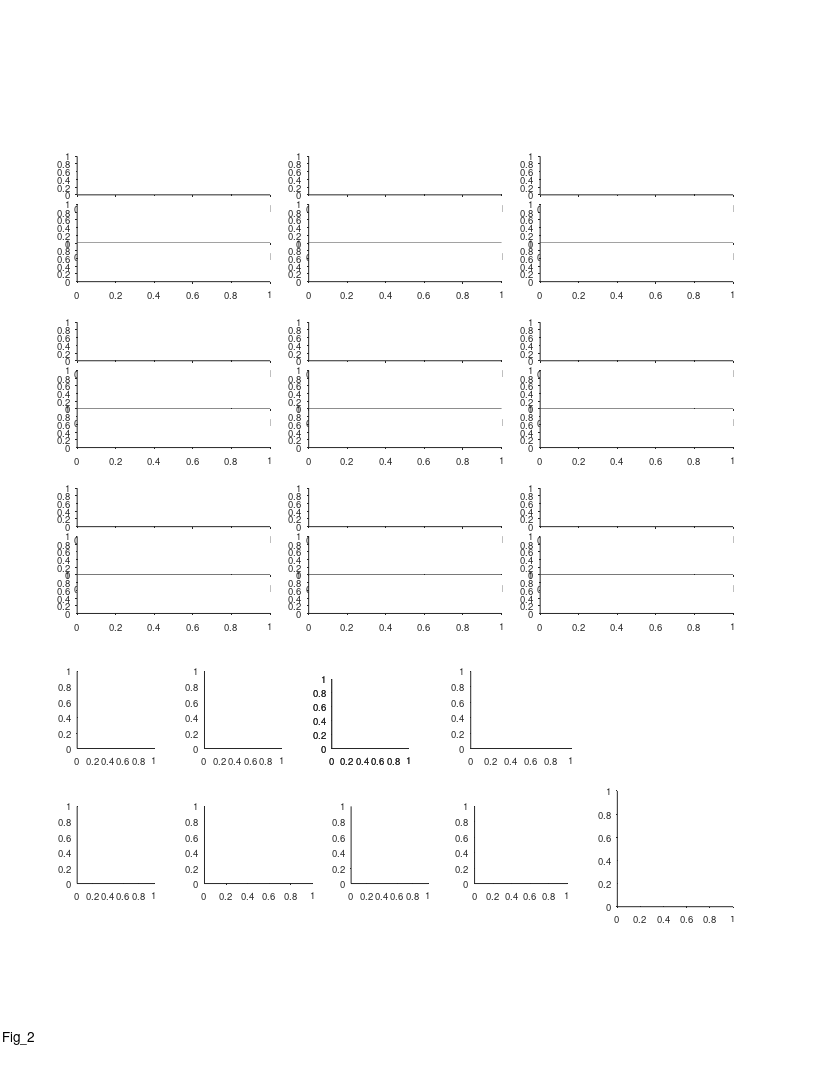

This chart was generated by the following MATLAB code: (Note: this script raises an error after producing the figure.)
%% Large Scale - fig 2 - Multi-scale spatial coding with many fields in individual dorsla-CA1 neurons

%%
clear 
clc

%% define output files
res_dir = 'L:\paper_figures';
mkdir(res_dir)
fig_name_str = 'Fig_2';
fig_caption_str = 'Multi-scale spatial coding with many fields in individual dorsla-CA1 neurons';
log_name_str = [fig_name_str '_log_file' '.txt'];
log_name_str = strrep(log_name_str , ':', '-');
log_name_str = strrep(log_name_str , ' ', '_');
log_name_out = fullfile(res_dir, log_name_str);

%% open log file
diary off
diary(log_name_out)
diary on
disp('Log file');
disp(['created: ', datestr(clock)]);
disp('======================================================');
disp([fig_name_str ':' fig_caption_str]);   
disp('======================================================');
disp('');


%% create figure
% figure_size_cm = [21.0 29.7]; % ~A4
figure_size_cm = [21.6 27.9]; % ~US letter
figure ;
% Some WYSIWYG options:
set(gcf,'DefaultAxesFontSize',7);
set(gcf,'DefaultAxesFontName','helvetica');
set(gcf,'DefaultAxesUnits','centimeters');
set(gcf,'PaperType','usletter')
% set(gcf,'PaperType','<custom>');
set(gcf,'PaperUnits','centimeters','PaperPosition',[0 0 figure_size_cm]);
set(gcf,'PaperOrientation','portrait');
set(gcf,'Units','centimeters','Position',get(gcf,'paperPosition')+[0 0 0 0]); % position on screen...
set(gcf, 'Renderer', 'painters');
set(groot, 'defaultAxesTickDir', 'out');
set(groot,  'defaultAxesTickDirMode', 'manual');
annotation('textbox', [0.5 1 0 0], 'String',fig_name_str, 'HorizontalAlignment','center','Interpreter','none', 'FitBoxToText','on');

pause(0.2); % workaround to solve matlab automatically changing the axes positions...

% create panels
panel_A_size_raster = [5 1];
panel_A_size_FR_map = [5 1];
panel_A_pos = [2 12];
panel_A = [];
for ii=1:3
    for jj=1:3
        offset_x = (ii-1)*6;
        offset_y = (jj-1)*4.3;
        offset = panel_A_pos + [offset_x offset_y];
        panel_A(ii,jj,1) = axes('position', [offset+[0 2.25] panel_A_size_FR_map]);
        panel_A(ii,jj,2) = axes('position', [offset+[0 1   ] panel_A_size_raster]);
        panel_A(ii,jj,3) = axes('position', [offset+[0 0   ] panel_A_size_raster]);
    end
end
% panel_A = permute(panel_A,[2 1 3]);
panel_A = panel_A(:,3:-1:1,:);
panel_A = reshape(panel_A,[9 3]);

panel_BCDE_size = [2 2];
panel_B    = axes('position', [ 2.0  8.5  panel_BCDE_size           ]);
panel_C    = axes('position', [ 5.3  8.5  panel_BCDE_size           ]);
panel_D(1) = axes('position', [ 8.6  8.5  panel_BCDE_size.*[1 0.9]  ]);
panel_D(2) = axes('position', [ 8.6  8.5  panel_BCDE_size.*[1 0.9]  ]);
panel_E =    axes('position', [12.2  8.5  panel_BCDE_size.*[1.3 1]  ]);

panel_FGH_size = [2 2];
panel_F = axes('position', [ 2.0  5 panel_FGH_size]          );
panel_G = axes('position', [ 5.3  5 panel_FGH_size.*[1.4 1] ]);
panel_H = axes('position', [ 9.1  5 panel_FGH_size]          );
panel_I = axes('position', [12.3  5 panel_FGH_size.*[1.2 1] ]);
panel_J = axes('position', [16.0  4.4 3 3]);

%%
prm = PARAMS_GetAll();

if 1
%% FR map + rasters - 9 examples
cell_examples = {
433;  56;  51;
609; 419; 477;
 57; 628; 337;
};
% other options: 57 474 658
for ii_cell = 1:length(cell_examples)
    cell_ID = cell_examples{ii_cell};
    cell = cell_load_data(cell_ID,'details','FR_map','fields','stats','FE');
    c = prm.graphics.colors.flight_directions;
    
    % map+fields
    axes(panel_A(ii_cell, 1));
    cla
    maps=[cell.FR_map.all];
    x = maps(1).bin_centers;
    y = cat(1,maps.PSTH);
    h=plot(x,y);
    [h.Color] = disperse(c);
    box off
    h=gca;
    h.TickDir = 'out';
    h.XTick = [];
    m = round(max(y(:)));
    h.YTick = [0 m];
    h.YLim = [0 m+1];
    h.XLim = [0 200];
    
    % fields
    for ii_dir=1:2
        fields = cell.fields{ii_dir};
        if isfield(fields,'in_low_speed_area')
            fields([fields.in_low_speed_area])=[];
        end
        for ii_field = 1:length(fields)
            dir_offsets = [-0.1 -0.17]+0.015;
            [xaf,yaf] = ds2nfu(fields(ii_field).edges_prc, repelem(dir_offsets(ii_dir)*range(h.YLim),2));
            annotation('line',xaf,yaf,'Linewidth', 2, 'Color', c{ii_dir});
        end
    end
    
    % cell details
    cell_num_str_pos_x   = [0.50 0.50 0.50 0.50 0.50 0.45 0.50 0.50 0.50];
    cell_num_str_pos_y   = [1.05 1.05 1.05 0.85 0.90 0.90 0.90 0.90 0.90];
    cell_stats_str_pos_x = [0.80 0.95 0.80 0.80 0.80 0.80 0.12 0.50 0.85];
    cell_stats_str_pos_y = [1.20 1.05 1.15 0.90 1.10 1.10 1.10 0.90 0.90]+0.05;
    text(cell_num_str_pos_x(ii_cell), cell_num_str_pos_y(ii_cell), "cell "+ ii_cell,...
        'Units','normalized','HorizontalAlignment','center','VerticalAlignment','bottom','FontSize',8);
    switch ii_cell
        case {1,2,3,4,5,6,7,8}
            cell_stats_str = {  sprintf('max=%.1fm', cell.stats.all.field_largest);...
                                sprintf('min=%.1fm', cell.stats.all.field_smallest);...
                                sprintf('ratio=%.1f', cell.stats.all.field_ratio_LS);...
                             };
            text(cell_stats_str_pos_x(ii_cell), cell_stats_str_pos_y(ii_cell)-0*0.23, cell_stats_str{1},...
                'Units','normalized','HorizontalAlignment','center','VerticalAlignment','Top','FontSize',6);
            text(cell_stats_str_pos_x(ii_cell), cell_stats_str_pos_y(ii_cell)-1*0.23, cell_stats_str{2},...
                'Units','normalized','HorizontalAlignment','center','VerticalAlignment','Top','FontSize',6);
            text(cell_stats_str_pos_x(ii_cell), cell_stats_str_pos_y(ii_cell)-2*0.23, cell_stats_str{3},...
                'Units','normalized','HorizontalAlignment','center','VerticalAlignment','Top','FontSize',6);
        case 9
            cell_stats_str = {  sprintf('single field=%.1fm', cell.fields{1}.width_prc) };
            text(cell_stats_str_pos_x(ii_cell), cell_stats_str_pos_y(ii_cell)-0*0.23, cell_stats_str{1},...
                'Units','normalized','HorizontalAlignment','center','VerticalAlignment','Top','FontSize',6);
    end
    
    % rasters
    FEs = [cell.FE];
    for ii_dir=1:2
        axes(panel_A(ii_cell, ii_dir+1));
        cla
        FE = FEs{ii_dir};
        x = [FE.spikes_pos];
        [FE.number2] = disperse(1:length(FE));
        y = arrayfun(@(FE)(FE.number2*ones(1,FE.num_spikes)),FE,'UniformOutput',0);
        y = [y{:}];
        plot(x,y,'.','Color',c{ii_dir},'MarkerSize',0.05);
        box off
        h=gca;
        m = length(FE);
        h.YTick = [1 m];
        h.XLim = [0 200];
        h.YLim = [0 m+1];
        switch ii_dir
            case 1
                h.XTick = [];
                h.YTickLabel = {'',num2str(m)};
            case 2
                h.XTick = 0:50:200;
                h.XRuler.TickLabelGapOffset = -2;
                h.YTickLabel = {'1',num2str(m)};
                h.TickDir = 'out';
        end
        
    end
end

%% add x/y labels for specific panels
for ii = [7 8 9]
    axes(panel_A(ii, 3));
    xlabel('Position (m)', 'Units','normalized','Position',[0.5 -0.35]);
end
for ii = [1 4 7]
    axes(panel_A(ii, 3));
%     ylabel('Time (min)',   'Units','normalized','Position',[-0.1 1]);
    ylabel('Flight no.',   'Units','normalized','Position',[-0.1 1]);
    axes(panel_A(ii, 1));
    ylabel({'Firing rate';'(Hz)'},   'Units','normalized','Position',[-0.07 0.42]);
end
axes(panel_A(1, 1));
text(-0.25,1.6, 'A', 'Units','normalized','FontWeight','bold');

%% add zoom in panel (cell 3)
% choose cell/dir/field to zoom
ii_cell = 3;
ii_dir = 1;
ii_field = 2;
cell_ID = cell_examples{ii_cell};
cell = cell_load_data(cell_ID,'details','FR_map','fields','stats','FE');
c = prm.graphics.colors.flight_directions;
% add zoom ("out") lines
axes(panel_A(ii_cell,1));
x=[];
y=[];
x(1,:) = cell.fields{ii_dir}(ii_field).edges_href;
x(2,:) = cell.fields{ii_dir}(ii_field).edges_href;
% x(3,:) = [15;50];
x(3,:) = cell.fields{ii_dir}(ii_field).edges_href + 10*[-1 1];
y(1,:) =  4*[1;1];
y(2,:) = 7*[1;1];
y(3,:) = 14*[1;1];
[xf, yf] = ds2nfu(x,y);
for jj = 1:2
    for ii = 1:2
        hl = annotation('line');
%         hl.Parent = gca;
        hl.X = xf(ii+[0 1],jj);
        hl.Y = yf(ii+[0 1],jj);
        hl.LineWidth = 0.5;
        hl.Color = 0.5*[1 1 1];
    end
end
% create zoom panel
POSf = ds2nfu([x(end,1)-0.4 y(end,1)-2 diff(x(end,:)) 20]);
panel_A_zoom = axes('Units','normalized', 'position', POSf);
cla
hold on
set(gca,'visible','off');
FE = cell.FE{ii_dir};
x = [FE.spikes_pos];
[FE.number2] = disperse(1:length(FE));
y = arrayfun(@(FE)(FE.number2*ones(1,FE.num_spikes)),FE,'UniformOutput',0);
y = [y{:}];
xlimits = cell.fields{ii_dir}(ii_field).edges_href;
IX = find( x>xlimits(1) & x<xlimits(end) );
x=x(IX);
y=y(IX);
ylimits = [min(y) max(y)]+[-1 3];
plot(x,y,'.','Color',c{ii_dir},'MarkerSize',3);
% plot field size bar
x = cell.fields{ii_dir}(ii_field).edges_prc;
y = ylimits([end end]);
plot(x,y,'-','Color',c{ii_dir},'LineWidth',1);
text(mean(x),mean(y)+1, sprintf('%.1fm',diff(x)), 'HorizontalAlignment','center','VerticalAlignment','bottom','FontSize',6);
box off
h=gca;
h.XLim = xlimits;
h.YLim = ylimits;

%% add zoom in panel (cell 7)
% choose cell/dir/field to zoom
ii_cell = 7;
ii_dir = 2;
ii_field = 4;
cell_ID = cell_examples{ii_cell};
cell = cell_load_data(cell_ID,'details','FR_map','fields','stats','FE');
c = prm.graphics.colors.flight_directions;
% add zoom ("out") lines
axes(panel_A(ii_cell,1));
x=[];
y=[];
x(1,:) = cell.fields{ii_dir}(ii_field).edges_href;
x(2,:) = cell.fields{ii_dir}(ii_field).edges_href;
% x(3,:) = [15;50];
x(3,:) = cell.fields{ii_dir}(ii_field).edges_href + 10*[-1 1];
y(1,:) = 2*[1;1];
y(2,:) = 3*[1;1];
y(3,:) = 6*[1;1];
[xf, yf] = ds2nfu(x,y);
for jj = 1:2
    for ii = 1:2
        hl = annotation('line');
%         hl.Parent = gca;
        hl.X = xf(ii+[0 1],jj);
        hl.Y = yf(ii+[0 1],jj);
        hl.LineWidth = 0.5;
        hl.Color = 0.5*[1 1 1];
    end
end
% create zoom panel
POSf = ds2nfu([x(end,1) 4 diff(x(end,:)) 8]);
panel_A_zoom = axes('Units','normalized', 'position', POSf);
cla
hold on
set(gca,'visible','off');
FE = cell.FE{ii_dir};
x = [FE.spikes_pos];
[FE.number2] = disperse(1:length(FE));
y = arrayfun(@(FE)(FE.number2*ones(1,FE.num_spikes)),FE,'UniformOutput',0);
y = [y{:}];
xlimits = cell.fields{ii_dir}(ii_field).edges_href;
IX = find( x>xlimits(1) & x<xlimits(end) );
x=x(IX);
y=y(IX);
ylimits = [min(y) max(y)]+[-1 3];
plot(x,y,'.','Color',c{ii_dir},'MarkerSize',3);
% plot field size bar
x = cell.fields{ii_dir}(ii_field).edges_prc;
y = ylimits([end end]);
plot(x,y,'-','Color',c{ii_dir},'LineWidth',1);
text(mean(x),mean(y)+1, sprintf('%.1fm',diff(x)), 'HorizontalAlignment','center','VerticalAlignment','bottom','FontSize',6);
box off
h=gca;
h.XLim = xlimits;
h.YLim = ylimits;


%% add direction arrows
arrow_x = 0.1 +[0 0.05];
arrow_y = repelem(0.8933,2);
clear h
h(1)=annotation('arrow',arrow_x,      arrow_y+0.008,  'Color', prm.graphics.colors.flight_directions{1});
h(2)=annotation('arrow',flip(arrow_x),arrow_y      ,  'Color', prm.graphics.colors.flight_directions{2});
[h.HeadWidth] = disperse([5 5]);
[h.HeadLength] = disperse([5 5]);

end

% % % % % % % % % % % % % % % % % % % % % % % % % % % % % % % % % % % % % % 
%% load population data
prm = PARAMS_GetAll();
cells_t = DS_get_cells_summary();
bats = [79,148,34,9861,2289];
cells_t(~ismember(cells_t.bat, bats ),:) = [];
cells = cellfun(@(c)(cell_load_data(c,'details')), cells_t.cell_ID, 'UniformOutput',0);
cells = [cells{:}];
cells = [cells.details];
cells(~contains({cells.brain_area}, 'CA1')) = [];
cells(~ismember([cells.ClusterQuality], [2])) = [];
cells = cellfun(@(c)(cell_load_data(c,'details','stats')), {cells.cell_ID}, 'UniformOutput',0);
cells = [cells{:}];
cells_details = [cells.details];
cells_ID = {cells_details.cell_ID};
stats = [cells.stats];
stats = [stats.all];
cells_ID([stats.meanFR_all]>prm.inclusion.interneuron_FR_thr)=[];
clear cells stats cells_details cells_t
cells = cellfun(@(c)(cell_load_data(c,'details','stats','meanFR','stats','inclusion','signif','fields','FR_map')), cells_ID, 'UniformOutput',0);
cells = [cells{:}];

%% panel E - field count histogram
% figure
axes(panel_F);
cla
hold on
text(-0.45,1.15, 'F', 'Units','normalized','FontWeight','bold');
nFields = nan(2,length(cells));
for ii_dir = 1:2
    for ii_cell = 1:length(cells)
        cell = cells(ii_cell);
        % check signif per direction
        if ~cell.signif(ii_dir).TF
            continue;
        end
        nFields(ii_dir,ii_cell) = cell.stats.dir(ii_dir).field_num;
    end
%     h = histogram(nFields(ii_dir,:));
%     h.FaceColor = prm.graphics.colors.flight_directions{ii_dir};
%     nBinEdges = 17;
%     h.BinEdges = linspace(0,35,nBinEdges);
end
h = histogram(nFields(:));
h.FaceColor = 0.5*[1 1 1];
nBinEdges = 14;
h.BinEdges = linspace(0,35,nBinEdges);
xlabel({'No. of fields';'per direction'},'Units','normalized','Position',[0.5 -0.18]);
ylabel('No. of cells')
ha = gca;
ha.YScale = 'log';
% ha.YLim = [0.7 130];
ha.YLim = [0.7 max(h.Values)*1.05];
ha.XLim = [0 33];
ha.XTick = [0:10:30];
ha.YTick = [1 10 100];
ha.YTickLabel = {'10 ^0';'10 ^1';'10 ^2'};
% ha.XLim = [0 35];
% ha.YLim = [0 40];
% ha.XTick = [0:5:35];
% ha.YTick = [0 40];
ha.TickDir='out';
ha.TickLength = [0.03 0.03];
ha.XRuler.TickLabelGapMultiplier = -0.3;
ha.YRuler.TickLabelGapMultiplier = 0.001;

%% panel F - field size histogram
% figure
axes(panel_G);
cla
hold on
text(-0.35,1.15, 'G', 'Units','normalized','FontWeight','bold');
fields_size = [];
for ii_dir = 1:2
    for ii_cell = 1:length(cells)
        cell = cells(ii_cell);
        if ~cell.signif(ii_dir).TF % check signif per direction
            continue;
        end
        fields = cell.fields{ii_dir};
        fields([fields.in_low_speed_area]) = []; % remove fields in low speed area
        fields_size = [fields_size fields.width_prc];
    end
end
h = histogram(fields_size);
h.FaceColor = 0.5*[1 1 1];
% h.NumBins = 33;
h.BinWidth = 1;
ha=gca;
ha.YScale = 'log';
xlabel('Field Size (m)')
ylabel('Counts','Units','normalized','Position',[-0.23 0.5])
ha = gca;
% ha.XLim = [0 35];
% ha.YLim = [0 40];
% ha.XTick = [0:5:35];
ha.YTick = [1 10 100];
ha.YTickLabel = {'10 ^0';'10 ^1';'10 ^2'};
ha.TickDir='out';
ha.TickLength = [0.03 0.03];
ha.XRuler.TickLabelGapMultiplier = -0.3;
ha.YRuler.TickLabelGapMultiplier = 0.001;

%% panel G - smallest / largest field size
% figure
axes(panel_H);
cla
hold on
text(-0.45,1.15, 'H', 'Units','normalized','FontWeight','bold');
LS_field_size = nan(2,length(cells));
for ii_cell = 1:length(cells)
    cell = cells(ii_cell);
    if ~all([cell.signif.TF]) % at least one direction is significant
        continue;
    end
    LS_field_size(1,ii_cell) = cell.stats.all.field_smallest;
    LS_field_size(2,ii_cell) = cell.stats.all.field_largest;
end
% LS_field_size(:,any(isnan(LS_field_size))) = [];
rng(1); % fix seed for violin plot randomization
hv = violinplot(LS_field_size');
[hv.ViolinColor] = disperse(repelem({'none'},length(hv)));
hs=[hv.ScatterPlot];
[hs.Marker]          = disperse(repelem({'.'},length(hs)));
[hs.SizeData]        = disperse(repelem(35,length(hs)));
[hs.MarkerFaceColor] = disperse(repelem({0.5*[1 1 1]},length(hs)));
[hs.MarkerEdgeColor] = disperse(repelem({0.5*[1 1 1]},length(hs)));
hm=[hv.MedianPlot];
% remove default median plot (circle), and add a red bar instead
[hm.Marker] = disperse(repelem({'none'},2));
plot([hm.XData]+0.075*[-1 1]', repelem([hm.YData],2,1), 'r', 'LineWidth',1.5);
ha=gca;
ylimits = ha.YLim;
ha.TickDir='out';
ha.TickLength = [0.03 0.03];
ha.XTick = [1 2];
ha.XTickLabel = {};
ha.XRuler.TickLabelGapMultiplier = -0.35;
ha.YRuler.TickLabelGapMultiplier = 0.001;
text([1 2],repelem(ylimits(1)-0.04*diff(ylimits),2),{{'Smallest';'field'},{'Largest';'field'}},...
    'HorizontalAlignment','center','VerticalAlignment','top','FontSize',7);
% xlabel('')
ylabel('Field size (m)','Units','normalized','Position',[-0.21 0.5])



%% panel H - field ratio (largest/smallest)
% figure
axes(panel_I);
cla
hold on
text(-0.4,1.15, 'I', 'Units','normalized','FontWeight','bold');
LS_field_ratio_all = nan(1,length(cells));
LS_field_ratio_dir = nan(2,length(cells));
for ii_cell = 1:length(cells)
    cell = cells(ii_cell);
    % pooled stats - check at least one direction is signif
    if any([cell.signif.TF])
        LS_field_ratio_all(ii_cell) = cell.stats.all.field_ratio_LS;
    end
    % per dir stats - check signif per direction
    for ii_dir = 1:2
        if cell.signif(ii_dir).TF 
            LS_field_ratio_dir(ii_dir,ii_cell) = cell.stats.dir(ii_dir).field_ratio_LS;
        end
    end
end
LS_field_ratio_dir = LS_field_ratio_dir(:);
% LS_field_ratio_dir(isnan(LS_field_ratio_dir)) = [];
% LS_field_ratio_all(isnan(LS_field_ratio_all)) = [];
% edges = linspace(1,ceil(max(max(LS_field_ratio_all))),9);
nBinEdges = 9;
edges = logspace(0,log10(25),nBinEdges);
clear h
% h(1) = histogram(LS_field_ratio_dir);
h(2) = histogram(LS_field_ratio_all);
% h(1).BinEdges = edges;
h(2).BinEdges = edges;
% h(1).FaceColor = 'g';
h(2).FaceColor = 0.5*[1 1 1];
% h(1).BinLimits = [1 h(1).BinLimits([2])];
% h(2).BinLimits = [1 h(2).BinLimits([2])];
% h(1).NumBins = 15;
% h.FaceColor = prm.graphics.colors.flight_directions{ii_dir};
% legend({'per cell';'per direction'})
ha=gca;
ha.YScale = 'log';
% ha.YScale = 'linear';
ha.XScale = 'log';
ha.XLim = [0 27];
% ha.YLim = [0 10];
ha.YLim = [7e-1 260];
% ha.XTick = [0:5:35];
ha.YTick = [1 10 100];
ha.XTick = [1 2 5 10 20];
ha.YTickLabel = {'10 ^0';'10 ^1';'10 ^2'};
ha.TickDir='out';
ha.TickLength = [0.03 0.03];
ha.XRuler.TickLabelGapMultiplier = -0.35;
ha.YRuler.TickLabelGapMultiplier = 0.001;
xlabel({'Field size ratio';'largest/smallest'},'Units','normalized','Position',[0.5 -0.17]);
ylabel('No. of cells','Units','normalized','Position',[-0.24 0.5])

%% arragne population SI/sparsity
signif = arrayfun(@(x)(x.TF), cat(1,cells.signif));
% TODO: check why SI/sparsity can be nan in the original cell calculation?
SI = arrayfun(@(x)([x.dir.SI_bits_spike]), cat(1,cells.stats),'UniformOutput',0);
sparsity = arrayfun(@(x)([x.dir.sparsity]), cat(1,cells.stats),'UniformOutput',0);
SI = cat(1,SI{:});
SI(~signif) = nan;
SI = SI(:);
SI(isnan(SI)) = [];
sparsity = cat(1,sparsity{:});
sparsity(~signif) = nan;
sparsity = sparsity(:);
sparsity(isnan(sparsity)) = [];

%% count total area per cell per direction
total_area = nan(length(cells),2);
for ii_cell = 1:length(cells)
    cell = cells(ii_cell);
    for ii_dir = 1:2
        if ~cell.signif(ii_dir).TF
            continue;
        end
        fields = cell.fields{ii_dir};
%         fields([fields.in_low_speed_area]) = []; % we decided we don't want to remove those fields, because in SI/sparsity those field also go in the calculation
        total_area(ii_cell, ii_dir) = sum([fields.width_prc]);
    end
end

% figure
% hold on
% histogram(total_area(:,1))
% histogram(total_area(:,2))
% histogram(total_area(:))

%% panel B - spatial info histogram
axes(panel_B);
cla
hold on
text(-0.45,1.15, 'B', 'Units','normalized','FontWeight','bold');
h = histogram(SI);
h.NumBins = 12;
h.FaceColor = 0.5*[1 1 1];
ha=gca;
ha.TickDir='out';
ha.TickLength = [0.03 0.03];
ha.XRuler.TickLabelGapMultiplier = -0.35;
ha.YRuler.TickLabelGapMultiplier = 0.1;
xlabel({'Spatial information';'(bits/spike)'}, 'Units','normalized','Position',[0.5 -0.17]);
ylabel('No. of cells')

%% panel C - sparsity histogram
axes(panel_C);
cla
hold on
text(-0.45,1.15, 'C', 'Units','normalized','FontWeight','bold');
h = histogram(sparsity);
h.NumBins = 15;
h.FaceColor = 0.5*[1 1 1];
ha=gca;
ha.TickDir='out';
ha.TickLength = [0.03 0.03];
ha.XRuler.TickLabelGapMultiplier = -0.35;
ha.YRuler.TickLabelGapMultiplier = 0.1;
xlabel('Sparsity', 'Units','normalized','Position',[0.5 -0.17])
ylabel('No. of cells', 'Units','normalized','Position',[-0.2 0.5])

%% panel D - Total area histogram
axes(panel_D(1));
cla
hold on
text(-0.45,1.275, 'D', 'Units','normalized','FontWeight','bold');
h = histogram(total_area(:));
h.NumBins = 17;
h.FaceColor = 0.5*[1 1 1];
ha=gca;
ha.XTick = [0:30:150];
ha.TickDir='out';
ha.TickLength = [0.03 0.03];
ha.XRuler.TickLabelGapMultiplier = -0.35;
ha.YRuler.TickLabelGapMultiplier = 0.1;
xlabel('Total area (m)', 'Units','normalized','Position',[0.5 -0.17])
ylabel('No. of cells', 'Units','normalized','Position',[-0.2 0.5])
ha.XLim(1) = 0;

exp=exp_load_data(cell.details.exp_ID);
IX=find(contains({exp.LM.name},'ball'));
LM_locs = [exp.LM.pos_proj];
ball2ball_dist = diff(LM_locs(IX));
fprintf( 'Average total area in meters : %.4g\n\r',nanmean(total_area(:)) )
fprintf( 'Average total area in prc (%%): %.4g\n\r',100*nanmean(total_area(:)) / ball2ball_dist )
fprintf( 'Median total area in meters : %.4g\n\r',nanmedian(total_area(:)) )
fprintf( 'Median total area in prc (%%): %.4g\n\r',100*nanmedian(total_area(:)) / ball2ball_dist )

% add normalized x-axis
axes(panel_D(2));
cla
hold on
hax = gca;
hax.XLim = 100 * panel_D(1).XLim / ball2ball_dist ;
hax.XAxisLocation = 'top';
hax.YAxisLocation = 'right';
hax.Color = 'none';
hax.XColor = 'k';
hax.YColor = 'none';
box off
hax.XRuler.TickLabelGapMultiplier = -0.35;
hax.TickLength = panel_D(1).TickLength;
xlabel('Total area (%)', 'Units','normalized','Position',[0.45 1.2]);

%% panel E - map correlations histogram
% figure
axes(panel_E);
cla
hold on
text(-0.4,1.15, 'E', 'Units','normalized','FontWeight','bold');

% arrange data
signif = arrayfun(@(x)(x.TF), cat(1,cells.signif));
FR_maps_all = cat(1,cells.FR_map);
FR_maps_all = reshape([FR_maps_all.all],size(FR_maps_all,1),size(FR_maps_all,2),[]);
M = cat(1,FR_maps_all.PSTH);
M = reshape(M,size(FR_maps_all,1),size(FR_maps_all,2),[]);
signif = repmat(signif,1,1,size(M,3));
M(~signif) = nan;
ccc = corr(squeeze(M(:,1,:))', squeeze(M(:,2,:))' ,'rows', 'pairwise');
data = diag(ccc);
switch 2
    case 1 % compare all PSTH from other cells/dir
        M2 = reshape(M,size(M,1)*size(M,2),[]);
        ccc_shuffle = corr(M2' ,'rows', 'pairwise');
        mask = tril(true(size(ccc_shuffle)),-1);
        shuffle = ccc_shuffle(mask);
    case 2 % compare only different cells betweeb different directions
        mask = tril(true(size(ccc)),-1);
        shuffle = ccc(mask);
end

% plot
nBinEdges = 21;
edges = linspace(-1,1,nBinEdges);
histogram(data,    'Normalization','pdf','BinEdges',edges,'FaceColor', 0.5*[1 1 1]);
histogram(shuffle, 'Normalization','pdf','BinEdges',edges,'DisplayStyle','stairs','EdgeColor','k','LineWidth',1.5);
[~,P_KS] = kstest2(data, shuffle);
P_RankSum = ranksum(data, shuffle);
text(1,0.9, sprintf('P_{KS}=%.02f',P_KS),'Units','normalized','FontSize',7,'HorizontalAlignment','right');
% text(1,0.9, sprintf('P=%.02f',P_RankSum),'Units','normalized','FontSize',7,'HorizontalAlignment','right');

ha= gca;
ha.XLim = [-1 1];
ha.XTick = -1:0.5:1;
ha.TickDir = 'out';
ha.TickLength = [0.03 0.03];
ha=gca;
ha.TickDir='out';
ha.TickLength = [0.03 0.03];
ha.XRuler.TickLabelGapMultiplier = -0.35;
ha.YRuler.TickLabelGapMultiplier = 0.001;
xlabel('Map correlation', 'Units','normalized','Position',[0.5 -0.17])
ylabel('Probability', 'Units','normalized','Position',[-0.17 0.5])

%% panels I&J - prepare data
distances_all = [];
field_size_diff_all = [];
field_size_all = [];
field_vel_all = [];
field_vel2_all = [];
for ii_cell = 1:length(cells)
    cell = cells(ii_cell);
    for ii_dir = 1:2
        if ~cell.signif(ii_dir).TF
            continue;
        end
        fields = cell.fields{ii_dir};
        distances_all = [distances_all diff([fields.loc])];
        field_size_diff_all = [field_size_diff_all diff([fields.width_prc])];
        field_size_all = [field_size_all [fields.width_prc]];
        field_vel_all = [field_vel_all [fields.vel]];
        field_vel2_all = [field_vel2_all [fields.vel2]];
    end
end

%% panel J - field size ratio vs. speed ratio (direct control for speed!)
% figure
axes(panel_J);
cla
hold on
text(-0.27,0.9667, 'J', 'Units','normalized','FontWeight','bold');
% arrange data
cells_signif = cat(1,cells.signif);
cells_signif = arrayfun(@(x)(x.TF), cells_signif);
signif_IX = any(cells_signif,2);
stats = [cells(signif_IX).stats];
stats_all = [stats.all];
% plot 
x = abs([stats_all.field_ratio_LS_vel]);
y = [stats_all.field_ratio_LS];
[r,pval] = corr(x',y','rows','pairwise');
plot(x, y, '.k');
text(0.1,1, {sprintf('r=%.2f',r);sprintf('P=%.2f',pval)}, ...
    'Units','normalized','HorizontalAlignment','left','VerticalAlignment','top','FontSize',7);
xlabel('Speed ratio', 'Units','normalized', 'Position',[0.5 -0.12]);
ylabel('Field size ratio', 'units','normalized', 'Position',[-0.15 0.5]);
set(gca,'yscale','log');
set(gca,'ytick',[1 2 3 5 10 15 20]);
ylim([0.9 max(y)+1]);
xlim([0.7 1.3])
ha = gca;
ha.TickDir='out';
ha.TickLength = [0.02 0.02];
ha.XRuler.TickLabelGapMultiplier = -0.3;
ha.YRuler.TickLabelGapMultiplier = 0.1;


%% print/save the figure
fig_name_out = fullfile(res_dir, fig_name_str);
print(gcf, fig_name_out, '-dpdf', '-cmyk', '-painters');
% print(gcf, fig_name_out, '-dtiff', '-cmyk', '-painters');
% saveas(gcf , fig_name_out, 'fig');
disp('figure was successfully saved to pdf/tiff/fig formats');






%%











%%











%%
